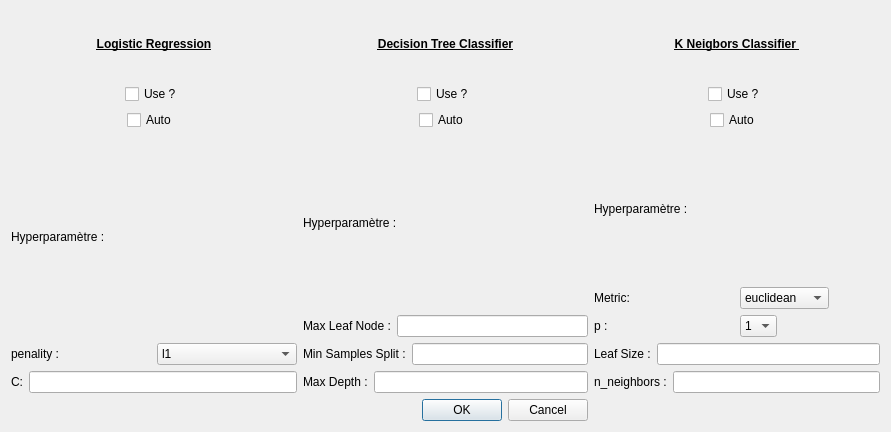
<?xml version="1.0" encoding="UTF-8"?>
<ui version="4.0">
 <class>Model_quali</class>
 <widget class="QDialog" name="Model_quali">
  <property name="geometry">
   <rect>
    <x>0</x>
    <y>0</y>
    <width>891</width>
    <height>432</height>
   </rect>
  </property>
  <property name="windowTitle">
   <string>Model Menu</string>
  </property>
  <layout class="QGridLayout" name="gridLayout">
   <item row="0" column="1">
    <widget class="QLabel" name="label_7">
     <property name="text">
      <string>&lt;html&gt;&lt;head/&gt;&lt;body&gt;&lt;p align=&quot;center&quot;&gt;&lt;span style=&quot; font-size:9pt; font-weight:600; text-decoration: underline;&quot;&gt;Decision Tree Classifier&lt;/span&gt;&lt;/p&gt;&lt;/body&gt;&lt;/html&gt;</string>
     </property>
    </widget>
   </item>
   <item row="2" column="1">
    <widget class="QDialogButtonBox" name="buttonBox">
     <property name="orientation">
      <enum>Qt::Horizontal</enum>
     </property>
     <property name="standardButtons">
      <set>QDialogButtonBox::Cancel|QDialogButtonBox::Ok</set>
     </property>
    </widget>
   </item>
   <item row="1" column="0">
    <layout class="QVBoxLayout" name="verticalLayout_3">
     <item alignment="Qt::AlignHCenter">
      <widget class="QCheckBox" name="LogiR_use">
       <property name="text">
        <string>Use ?</string>
       </property>
      </widget>
     </item>
     <item alignment="Qt::AlignHCenter">
      <widget class="QCheckBox" name="LogiR_auto">
       <property name="text">
        <string>Auto </string>
       </property>
      </widget>
     </item>
     <item>
      <widget class="QLabel" name="label_10">
       <property name="text">
        <string>Hyperparamètre :</string>
       </property>
      </widget>
     </item>
     <item>
      <layout class="QHBoxLayout" name="horizontalLayout_8">
       <item>
        <widget class="QLabel" name="label_14">
         <property name="text">
          <string>penality :</string>
         </property>
        </widget>
       </item>
       <item>
        <widget class="QComboBox" name="combo_penality">
         <item>
          <property name="text">
           <string>l1</string>
          </property>
         </item>
         <item>
          <property name="text">
           <string>l2</string>
          </property>
         </item>
         <item>
          <property name="text">
           <string>elasticnet</string>
          </property>
         </item>
        </widget>
       </item>
      </layout>
     </item>
     <item>
      <layout class="QHBoxLayout" name="horizontalLayout_4">
       <item>
        <widget class="QLabel" name="label_8">
         <property name="text">
          <string>C:</string>
         </property>
        </widget>
       </item>
       <item>
        <widget class="QLineEdit" name="LogiR_C"/>
       </item>
      </layout>
     </item>
    </layout>
   </item>
   <item row="0" column="2">
    <widget class="QLabel" name="label_2">
     <property name="text">
      <string>&lt;html&gt;&lt;head/&gt;&lt;body&gt;&lt;p align=&quot;center&quot;&gt;&lt;span style=&quot; font-size:9pt; font-weight:600; text-decoration: underline;&quot;&gt;K Neigbors Classifier &lt;/span&gt;&lt;/p&gt;&lt;/body&gt;&lt;/html&gt;</string>
     </property>
    </widget>
   </item>
   <item row="0" column="0">
    <widget class="QLabel" name="label">
     <property name="maximumSize">
      <size>
       <width>16777215</width>
       <height>67</height>
      </size>
     </property>
     <property name="text">
      <string>&lt;html&gt;&lt;head/&gt;&lt;body&gt;&lt;p align=&quot;center&quot;&gt;&lt;span style=&quot; font-size:9pt; font-weight:600; text-decoration: underline;&quot;&gt;Logistic Regression&lt;/span&gt;&lt;/p&gt;&lt;/body&gt;&lt;/html&gt;</string>
     </property>
    </widget>
   </item>
   <item row="1" column="1">
    <layout class="QVBoxLayout" name="verticalLayout_4">
     <item alignment="Qt::AlignHCenter">
      <widget class="QCheckBox" name="DTC_use">
       <property name="text">
        <string>Use ?</string>
       </property>
      </widget>
     </item>
     <item alignment="Qt::AlignHCenter">
      <widget class="QCheckBox" name="DTC_auto">
       <property name="text">
        <string>Auto </string>
       </property>
      </widget>
     </item>
     <item>
      <widget class="QLabel" name="label_9">
       <property name="text">
        <string>Hyperparamètre :</string>
       </property>
      </widget>
     </item>
     <item>
      <layout class="QHBoxLayout" name="horizontalLayout_5">
       <item>
        <widget class="QLabel" name="label_11">
         <property name="text">
          <string>&lt;html&gt;&lt;head/&gt;&lt;body&gt;&lt;p align=&quot;center&quot;&gt;Max Leaf Node :&lt;/p&gt;&lt;/body&gt;&lt;/html&gt;</string>
         </property>
        </widget>
       </item>
       <item>
        <widget class="QLineEdit" name="DTC_maxleafN"/>
       </item>
      </layout>
     </item>
     <item>
      <layout class="QHBoxLayout" name="horizontalLayout_6">
       <item>
        <widget class="QLabel" name="label_12">
         <property name="text">
          <string>Min Samples Split :</string>
         </property>
        </widget>
       </item>
       <item>
        <widget class="QLineEdit" name="DTC_mss"/>
       </item>
      </layout>
     </item>
     <item>
      <layout class="QHBoxLayout" name="horizontalLayout_7">
       <item>
        <widget class="QLabel" name="label_13">
         <property name="text">
          <string>Max Depth :</string>
         </property>
        </widget>
       </item>
       <item>
        <widget class="QLineEdit" name="DTC_maxd"/>
       </item>
      </layout>
     </item>
    </layout>
   </item>
   <item row="1" column="2">
    <layout class="QVBoxLayout" name="verticalLayout_2">
     <item>
      <layout class="QVBoxLayout" name="verticalLayout">
       <item alignment="Qt::AlignHCenter">
        <widget class="QCheckBox" name="KNN_use">
         <property name="text">
          <string>Use ?</string>
         </property>
        </widget>
       </item>
       <item alignment="Qt::AlignHCenter">
        <widget class="QCheckBox" name="KNN_auto">
         <property name="text">
          <string>Auto </string>
         </property>
        </widget>
       </item>
       <item>
        <widget class="QLabel" name="label_3">
         <property name="text">
          <string>Hyperparamètre :</string>
         </property>
        </widget>
       </item>
       <item>
        <layout class="QHBoxLayout" name="horizontalLayout_3">
         <item alignment="Qt::AlignLeft">
          <widget class="QLabel" name="label_6">
           <property name="text">
            <string>&lt;html&gt;&lt;head/&gt;&lt;body&gt;&lt;p align=&quot;center&quot;&gt;Metric:&lt;/p&gt;&lt;/body&gt;&lt;/html&gt;</string>
           </property>
          </widget>
         </item>
         <item alignment="Qt::AlignLeft">
          <widget class="QComboBox" name="combo_metric">
           <item>
            <property name="text">
             <string>euclidean</string>
            </property>
           </item>
           <item>
            <property name="text">
             <string>manhattan</string>
            </property>
           </item>
           <item>
            <property name="text">
             <string>chebyshev</string>
            </property>
           </item>
           <item>
            <property name="text">
             <string>minkowski</string>
            </property>
           </item>
          </widget>
         </item>
        </layout>
       </item>
       <item>
        <layout class="QHBoxLayout" name="horizontalLayout_11">
         <item alignment="Qt::AlignLeft">
          <widget class="QLabel" name="label_15">
           <property name="text">
            <string>p :</string>
           </property>
          </widget>
         </item>
         <item alignment="Qt::AlignLeft">
          <widget class="QComboBox" name="combo_p">
           <item>
            <property name="text">
             <string>1</string>
            </property>
           </item>
           <item>
            <property name="text">
             <string>2</string>
            </property>
           </item>
          </widget>
         </item>
        </layout>
       </item>
       <item>
        <layout class="QHBoxLayout" name="horizontalLayout">
         <item>
          <widget class="QLabel" name="label_4">
           <property name="text">
            <string>Leaf Size :</string>
           </property>
          </widget>
         </item>
         <item>
          <widget class="QLineEdit" name="KNN_leafsize"/>
         </item>
        </layout>
       </item>
       <item>
        <layout class="QHBoxLayout" name="horizontalLayout_2">
         <item>
          <widget class="QLabel" name="label_5">
           <property name="text">
            <string>n_neighbors :</string>
           </property>
          </widget>
         </item>
         <item>
          <widget class="QLineEdit" name="KNN_n"/>
         </item>
        </layout>
       </item>
      </layout>
     </item>
    </layout>
   </item>
  </layout>
 </widget>
 <resources/>
 <connections>
  <connection>
   <sender>buttonBox</sender>
   <signal>accepted()</signal>
   <receiver>Model_quali</receiver>
   <slot>accept()</slot>
   <hints>
    <hint type="sourcelabel">
     <x>248</x>
     <y>254</y>
    </hint>
    <hint type="destinationlabel">
     <x>157</x>
     <y>274</y>
    </hint>
   </hints>
  </connection>
  <connection>
   <sender>buttonBox</sender>
   <signal>rejected()</signal>
   <receiver>Model_quali</receiver>
   <slot>reject()</slot>
   <hints>
    <hint type="sourcelabel">
     <x>316</x>
     <y>260</y>
    </hint>
    <hint type="destinationlabel">
     <x>286</x>
     <y>274</y>
    </hint>
   </hints>
  </connection>
 </connections>
</ui>
